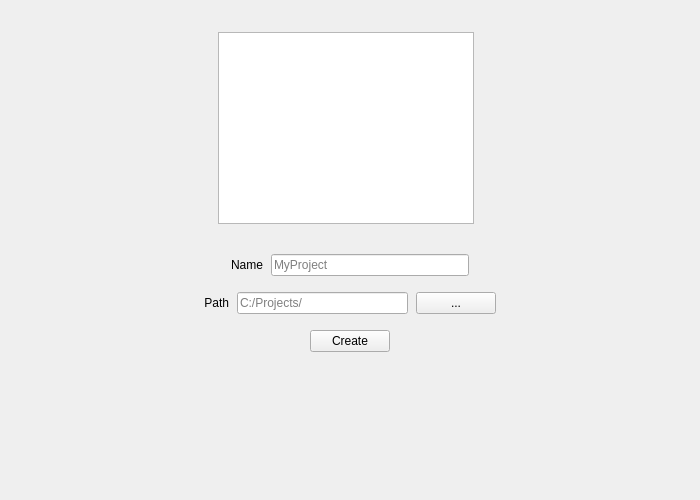
<?xml version="1.0" encoding="UTF-8"?>
<ui version="4.0">
	<class>NewProjectWidget</class>
	<widget class="QWidget" name="NewProjectWidget">

		<property name="geometry">
			<rect>
				<x>0</x>
				<y>0</y>
				<width>700</width>
				<height>500</height>
			</rect>
		</property>

		<!-- Root vertical layout: mirrors the outer StackPanel (Vertical) -->
		<layout class="QVBoxLayout" name="rootLayout">
			<property name="spacing">
				<number>0</number>
			</property>
			<property name="leftMargin">
				<number>32</number>
			</property>
			<property name="topMargin">
				<number>32</number>
			</property>
			<property name="rightMargin">
				<number>32</number>
			</property>
			<property name="bottomMargin">
				<number>32</number>
			</property>

			<!-- ── Row 1: Template selector + Preview pane ──────────────────── -->
			<!-- Mirrors: <StackPanel Orientation="Horizontal" HorizontalAlignment="Center"> -->
			<item>
				<layout class="QHBoxLayout" name="templateRow">
					<property name="spacing">
						<number>8</number>
					</property>

					<!-- Centering spacer (left) — equivalent to HorizontalAlignment="Center" -->
					<item>
						<spacer name="templateLeftSpacer">
							<property name="orientation">
								<enum>Qt::Orientation::Horizontal</enum>
							</property>
							<property name="sizeHint" stdset="0">
								<size>
									<width>40</width>
									<height>20</height>
								</size>
							</property>
						</spacer>
					</item>

					<!-- ListBox → QListWidget: shows available project templates -->
					<item>
						<widget class="QListWidget" name="templateList">
							<property name="minimumWidth">
								<number>195</number>
							</property>
							<property name="maximumWidth">
								<number>195</number>
							</property>
							<property name="minimumHeight">
								<number>250</number>
							</property>
							<property name="maximumHeight">
								<number>250</number>
							</property>
						</widget>
					</item>

					<!-- Border → QFrame: preview / thumbnail of the selected template -->
					<item>
						<widget class="QFrame" name="previewPane">
							<property name="minimumWidth">
								<number>400</number>
							</property>
							<property name="maximumWidth">
								<number>400</number>
							</property>
							<property name="minimumHeight">
								<number>250</number>
							</property>
							<property name="maximumHeight">
								<number>250</number>
							</property>
							<!-- Box frame gives the Border-like stroke appearance -->
							<property name="frameShape">
								<enum>QFrame::Shape::Box</enum>
							</property>
							<property name="frameShadow">
								<enum>QFrame::Shadow::Plain</enum>
							</property>
						</widget>
					</item>

					<!-- Centering spacer (right) -->
					<item>
						<spacer name="templateRightSpacer">
							<property name="orientation">
								<enum>Qt::Orientation::Horizontal</enum>
							</property>
							<property name="sizeHint" stdset="0">
								<size>
									<width>40</width>
									<height>20</height>
								</size>
							</property>
						</spacer>
					</item>
				</layout>
			</item>

			<!-- Spacing between template row and form rows (mirrors Margin="0,30,0,0") -->
			<item>
				<spacer name="spacer1">
					<property name="orientation">
						<enum>Qt::Orientation::Vertical</enum>
					</property>
					<property name="sizeType">
						<enum>QSizePolicy::Policy::Fixed</enum>
					</property>
					<property name="sizeHint" stdset="0">
						<size>
							<width>20</width>
							<height>30</height>
						</size>
					</property>
				</spacer>
			</item>

			<!-- ── Row 2: Project Name ───────────────────────────────────────── -->
			<!-- Mirrors: TextBlock "Name" + TextBox Width="550" -->
			<item>
				<layout class="QHBoxLayout" name="nameRow">
					<property name="spacing">
						<number>8</number>
					</property>

					<item>
						<spacer name="nameLeftSpacer">
							<property name="orientation">
								<enum>Qt::Orientation::Horizontal</enum>
							</property>
							<property name="sizeHint" stdset="0">
								<size>
									<width>40</width>
									<height>20</height>
								</size>
							</property>
						</spacer>
					</item>

					<item>
						<widget class="QLabel" name="labelName">
							<property name="text">
								<string>Name</string>
							</property>
							<property name="minimumWidth">
								<number>50</number>
							</property>
							<property name="maximumWidth">
								<number>50</number>
							</property>
							<!-- Align right so the colon sits flush against the input field -->
							<property name="alignment">
								<set>Qt::AlignmentFlag::AlignRight|Qt::AlignmentFlag::AlignVCenter</set>
							</property>
						</widget>
					</item>

					<item>
						<widget class="QLineEdit" name="inputName">
							<property name="minimumWidth">
								<number>550</number>
							</property>
							<property name="maximumWidth">
								<number>550</number>
							</property>
							<property name="placeholderText">
								<string>MyProject</string>
							</property>
						</widget>
					</item>

					<item>
						<spacer name="nameRightSpacer">
							<property name="orientation">
								<enum>Qt::Orientation::Horizontal</enum>
							</property>
							<property name="sizeHint" stdset="0">
								<size>
									<width>40</width>
									<height>20</height>
								</size>
							</property>
						</spacer>
					</item>
				</layout>
			</item>

			<!-- Spacing (mirrors Margin="0,30,0,0") -->
			<item>
				<spacer name="spacer2">
					<property name="orientation">
						<enum>Qt::Orientation::Vertical</enum>
					</property>
					<property name="sizeType">
						<enum>QSizePolicy::Policy::Fixed</enum>
					</property>
					<property name="sizeHint" stdset="0">
						<size>
							<width>20</width>
							<height>16</height>
						</size>
					</property>
				</spacer>
			</item>

			<!-- ── Row 3: Project Path ───────────────────────────────────────── -->
			<!-- Mirrors: TextBlock "Path" + TextBox Width="550" + Button "Browse" -->
			<item>
				<layout class="QHBoxLayout" name="pathRow">
					<property name="spacing">
						<number>8</number>
					</property>

					<item>
						<spacer name="pathLeftSpacer">
							<property name="orientation">
								<enum>Qt::Orientation::Horizontal</enum>
							</property>
							<property name="sizeHint" stdset="0">
								<size>
									<width>40</width>
									<height>20</height>
								</size>
							</property>
						</spacer>
					</item>

					<item>
						<widget class="QLabel" name="labelPath">
							<property name="text">
								<string>Path</string>
							</property>
							<property name="minimumWidth">
								<number>50</number>
							</property>
							<property name="maximumWidth">
								<number>50</number>
							</property>
							<property name="alignment">
								<set>Qt::AlignmentFlag::AlignRight|Qt::AlignmentFlag::AlignVCenter</set>
							</property>
						</widget>
					</item>

					<item>
						<widget class="QLineEdit" name="inputPath">
							<property name="minimumWidth">
								<number>550</number>
							</property>
							<property name="maximumWidth">
								<number>550</number>
							</property>
							<property name="placeholderText">
								<string>C:/Projects/</string>
							</property>
						</widget>
					</item>

					<!-- Button "Browse" (Width="45") — opens a QFileDialog in the .cpp -->
					<item>
						<widget class="QPushButton" name="btnBrowse">
							<property name="text">
								<string>...</string>
							</property>
							<property name="toolTip">
								<string>Browse for a folder</string>
							</property>
							<property name="minimumWidth">
								<number>45</number>
							</property>
							<property name="maximumWidth">
								<number>45</number>
							</property>
						</widget>
					</item>

					<item>
						<spacer name="pathRightSpacer">
							<property name="orientation">
								<enum>Qt::Orientation::Horizontal</enum>
							</property>
							<property name="sizeHint" stdset="0">
								<size>
									<width>40</width>
									<height>20</height>
								</size>
							</property>
						</spacer>
					</item>
				</layout>
			</item>

			<!-- Spacing (mirrors Margin="0,30,0,0") -->
			<item>
				<spacer name="spacer3">
					<property name="orientation">
						<enum>Qt::Orientation::Vertical</enum>
					</property>
					<property name="sizeType">
						<enum>QSizePolicy::Policy::Fixed</enum>
					</property>
					<property name="sizeHint" stdset="0">
						<size>
							<width>20</width>
							<height>16</height>
						</size>
					</property>
				</spacer>
			</item>

			<!-- ── Row 4: Create button ──────────────────────────────────────── -->
			<!-- Mirrors: Button "Create" IsDefault="True" Width="96" -->
			<item>
				<layout class="QHBoxLayout" name="actionsRow">
					<property name="spacing">
						<number>8</number>
					</property>

					<item>
						<spacer name="actionsLeftSpacer">
							<property name="orientation">
								<enum>Qt::Orientation::Horizontal</enum>
							</property>
							<property name="sizeHint" stdset="0">
								<size>
									<width>40</width>
									<height>20</height>
								</size>
							</property>
						</spacer>
					</item>

					<!-- IsDefault="True" → setDefault(true) is called in the .cpp constructor -->
					<item>
						<widget class="QPushButton" name="btnCreate">
							<property name="text">
								<string>Create</string>
							</property>
							<property name="minimumWidth">
								<number>96</number>
							</property>
							<property name="maximumWidth">
								<number>96</number>
							</property>
							<!-- default is set programmatically; Qt requires the parent dialog context -->
						</widget>
					</item>

					<item>
						<spacer name="actionsRightSpacer">
							<property name="orientation">
								<enum>Qt::Orientation::Horizontal</enum>
							</property>
							<property name="sizeHint" stdset="0">
								<size>
									<width>40</width>
									<height>20</height>
								</size>
							</property>
						</spacer>
					</item>
				</layout>
			</item>

			<!-- Push content upward: vertical stretch at the bottom -->
			<item>
				<spacer name="bottomStretch">
					<property name="orientation">
						<enum>Qt::Orientation::Vertical</enum>
					</property>
					<property name="sizeHint" stdset="0">
						<size>
							<width>20</width>
							<height>40</height>
						</size>
					</property>
				</spacer>
			</item>

		</layout>
	</widget>
	<layoutdefault spacing="6" margin="11"/>
	<resources/>
	<connections/>
</ui>
